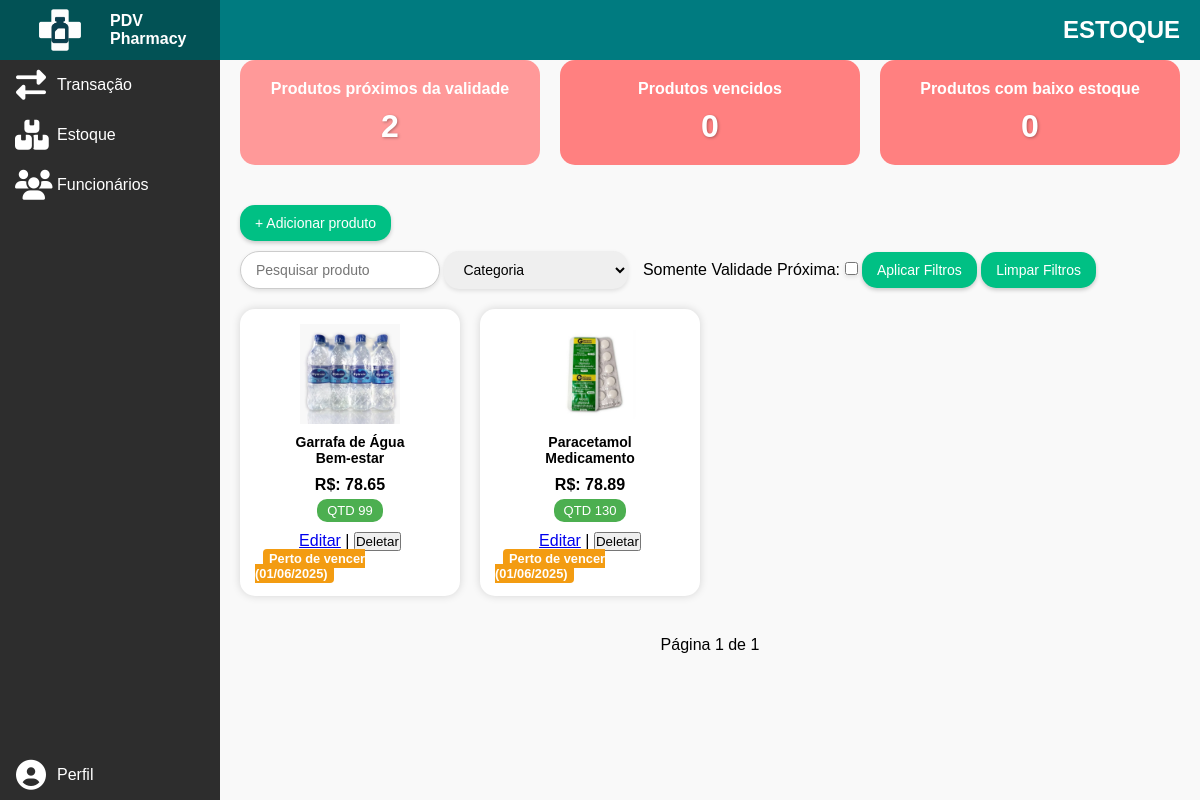
/estoque/listar/ (signed in), run on the app's committed database.
### estoque/models.py (models this page shows, shortened)
class Produto(models.Model):
    CATEGORIAS = [
        ('medicamento', 'Medicamento'),
        ('cosmetico', 'Cosmético'),
        ('suplemento', 'Suplemento'),
        ('higiene', 'Higiene Pessoal'),
        ('perfumaria', 'Perfumaria'),
        ('bem_estar', 'Bem-estar'),
        ('veterinario', 'Produtos Veterinários'),
    ]
    nome = models.CharField(max_length=100)
    descricao = models.TextField(blank=True)
    preco = models.DecimalField(max_digits=10, decimal_places=2)
    categoria = models.CharField(max_length=100, choices=CATEGORIAS)
    codigo_barras = models.CharField(max_length=100, unique=True)
    imagem = models.ImageField(upload_to='produtos/', blank=True, null=True)
    quantidade_estoque = models.PositiveIntegerField(default=0)

class Lote(models.Model):
    produto = models.ForeignKey(Produto, related_name='lotes', on_delete=models.CASCADE)
    data_entrada = models.DateField()
    data_validade = models.DateField()
    quantidade = models.IntegerField()

### estoque/views.py (the view)
# urls.py: path('listar/', views.listar_produtos, name='listar_produtos'),
@login_required
def listar_produtos(request):
    if not (eh_dono(request.user) or is_funcionario(request.user)):
        return redirect('login')
    query = request.GET.get('q', '')
    categoria_valor = request.GET.get('categoria', '')
    validade_proxima_filter_ativado = request.GET.get('validade_proxima', '') == 'true'
    hoje = timezone.now().date()
    dias_validade_proxima = 90
    limite_data_validade_proxima = hoje + timedelta(days=dias_validade_proxima)
    produtos_qs = Produto.objects.all().order_by('nome')
    if query:
        produtos_qs = produtos_qs.filter(
            Q(nome__icontains=query) | Q(codigo_barras__icontains=query)
        )
    if categoria_valor:
        produtos_qs = produtos_qs.filter(categoria=categoria_valor)
    lotes_proximos_vencimento_qset = Lote.objects.filter(
        produto__in=produtos_qs,
        data_validade__gte=hoje,
        data_validade__lte=limite_data_validade_proxima
    )
    produtos_com_lotes_proximos_vencimento = Produto.objects.filter(
        pk__in=lotes_proximos_vencimento_qset.values('produto__pk')
    ).distinct()
    if validade_proxima_filter_ativado:
        produtos_qs = produtos_qs.filter(id__in=produtos_com_lotes_proximos_vencimento.values('id'))
    produtos_para_exibir_com_status = []
    for produto in produtos_qs.distinct():
        produto_data = {
            'id': produto.id,
            'nome': produto.nome,
            'descricao': produto.descricao,
            'preco': produto.preco,
            'categoria': produto.categoria,
            'get_categoria_display': produto.get_categoria_display(),
            'codigo_barras': produto.codigo_barras,
            'imagem': produto.imagem,
            'quantidade_estoque': produto.quantidade_estoque,
            'status_validade': 'ok',
            'data_validade_mais_proxima': None,
        }
        lotes_do_produto_atual = produto.lotes.all()
        lote_mais_proximo_vencimento = None
        lote_vencido_mais_antigo = None
        for lote in lotes_do_produto_atual:
            if lote.data_validade < hoje:
                if lote_vencido_mais_antigo is None or lote.data_validade < lote_vencido_mais_antigo.data_validade:
                    lote_vencido_mais_antigo = lote
            elif lote.data_validade > hoje and lote.data_validade <= limite_data_validade_proxima:
                if lote_mais_proximo_vencimento is None or lote.data_validade < lote_mais_proximo_vencimento.data_validade:
                    lote_mais_proximo_vencimento = lote
        if lote_vencido_mais_antigo:
            produto_data['status_validade'] = 'vencido'
            produto_data['data_validade_mais_proxima'] = lote_vencido_mais_antigo.data_validade
        elif lote_mais_proximo_vencimento:
            produto_data['status_validade'] = 'perto_vencer'
            produto_data['data_validade_mais_proxima'] = lote_mais_proximo_vencimento.data_validade
        produtos_para_exibir_com_status.append(produto_data)
    paginator = Paginator(produtos_para_exibir_com_status, 10)
    page_number = request.GET.get('page')
    page_obj = paginator.get_page(page_number)
    perto_validade_count_geral = Lote.objects.filter(
        produto__in=produtos_qs,
        data_validade__gt=hoje,
        data_validade__lte=limite_data_validade_proxima
    ).count()
    vencidos_count_geral = Lote.objects.filter(
        produto__in=produtos_qs,
        data_validade__lt=hoje
    ).count()
    baixa_quantidade_count_geral = produtos_qs.filter(
        quantidade_estoque__lte=5
    ).count()
    total_produtos_filtrados = produtos_qs.count()
    lotes_filtrados_total = Lote.objects.filter(produto__in=produtos_qs)
    total_lotes_filtrados = lotes_filtrados_total.count()
    quantidade_total_itens_filtrados = lotes_filtrados_total.aggregate(Sum('quantidade'))['quantidade__sum'] or 0
    valor_total_estoque_filtrado = lotes_filtrados_total.annotate(
        valor_lote=ExpressionWrapper(F('quantidade') * F('produto__preco'), output_field=DecimalField())
    ).aggregate(Sum('valor_lote'))['valor_lote__sum'] or 0.00
    count_produtos_com_validade_proxima = produtos_com_lotes_proximos_vencimento.count()
    context = {
        'page_obj': page_obj,
        'query_param': query,
        'categoria_param': categoria_valor,
        'todas_categorias': Produto.CATEGORIAS,
        'validade_proxima_param_ativado': validade_proxima_filter_ativado,
        'total_produtos_exibidos': total_produtos_filtrados,
        'total_lotes_exibidos': total_lotes_filtrados,
        'quantidade_total_itens_exibidos': quantidade_total_itens_filtrados,
        'valor_total_estoque_exibido': valor_total_estoque_filtrado,
        'produtos_com_validade_proxima_exibidos': count_produtos_com_validade_proxima,
        'dias_para_validade_proxima': dias_validade_proxima,
        'perto_validade_count_geral': perto_validade_count_geral,
        'vencidos_count_geral': vencidos_count_geral,
        'baixa_quantidade_count_geral': baixa_quantidade_count_geral,
        'hoje': hoje,
        'is_dono': eh_dono(request.user),
    }
    return render(request, 'estoque/listar_produtos.html', context)

### estoque/views.py (called while the page is built)
def eh_dono(user):
    return user.groups.filter(name='dono').exists()

### templates/estoque/listar_produtos.html (shortened to what this page needs)
{% load static %}
<html lang="pt">
<head>
    <link rel="stylesheet" href="{% static 'css/style_estoque.css' %}">
    <link
        rel="stylesheet"
        href="https://cdnjs.cloudflare.com/ajax/libs/font-awesome/6.4.0/css/all.min.css"
    />
    {% load tz %}
</head>
<body>
<div class="sidebar">
    <div class="sidebar-top">
        <img src="{% static 'img/logo-icon.png' %}" alt="Logo PDV Farma" class="logo">
        <span class="logo-text">PDV Pharmacy</span>
    </div>
    <a href="#"><i class="fas fa-exchange-alt"></i><span>Transação</span></a>
    <a href="{% url 'listar_produtos' %}"><i class="fas fa-boxes"></i><span>Estoque</span></a>
    {% if is_dono %}
        <a href="{% url 'listar_funcionarios' %}"> <i class="fas fa-users"></i> <span>Funcionários</span></a>
    {% endif %}
    <a href="#" class="perfil-link"><i class="fas fa-user-circle"></i><span>Perfil</span></a>
</div>
<div class="main-content">
    <div class="topbar">
        ESTOQUE
    </div>
    <div class="indicators">
        <div class="card orange">
            Produtos próximos da validade<br><strong>{{ perto_validade_count_geral }}</strong>
        </div>
        <div class="card red">
            Produtos vencidos<br><strong>{{ vencidos_count_geral }}</strong>
        </div>
        <div class="card red">
            Produtos com baixo estoque<br><strong>{{ baixa_quantidade_count_geral }}</strong>
        </div>
    </div>
    <div class="controls">
        {% if is_dono %}
            <a href="{% url 'criar_produto' %}"><button>+ Adicionar produto</button></a>
        {% endif %}
        <form method="GET" action="{% url 'listar_produtos' %}" style="display: inline;">
            <input type="text" name="q" value="{{ query_param }}" placeholder="Pesquisar produto">
            <select name="categoria">
                <option value="">Categoria</option>
            </select>
            <label for="id_validade_proxima" style="margin-left: 10px;">Somente Validade Próxima:</label>
            <input type="checkbox" id="id_validade_proxima" name="validade_proxima" value="true" {% if validade_proxima_param_ativado %}checked{% endif %}>
            <button type="submit">Aplicar Filtros</button>
            <a href="{% url 'listar_produtos' %}"><button type="button">Limpar Filtros</button></a>
        </form>
    </div>
    <div class="products">
        {% for produto in page_obj %}
        <div class="product-card">
            {% if produto.imagem %}
            <img src="{{ produto.imagem.url }}" alt="{{ produto.nome }}" width="150" />
            {% else %}
            <p>Sem imagem</p>
            {% endif %}
            <h3>{{ produto.nome }}<br>{{ produto.get_categoria_display }}</h3>
            <div class="price">R$: {{ produto.preco|floatformat:2 }}</div>
            <div class="qty
                {% if produto.quantidade_estoque > 12 %}
                    qty-green
                {% elif produto.quantidade_estoque > 5 %}
                    qty-yellow
                {% else %}
                    qty-red
                {% endif %}
            ">
            QTD {{ produto.quantidade_estoque }}
            </div>
            {% if is_dono %}
                <div class="actions" style="margin-top: 10px;">
                    <a href="{% url 'atualizar_produto' produto.id %}">Editar</a> |
                    <form method="post" action="{% url 'deletar_produto' produto.id %}" style="display:inline;">
                        <button type="submit">Deletar</button>
                    </form>
                </div>
            {% endif %}
            <div>
                {% if produto.status_validade == 'vencido' %}
                    <span class="badge badge-red">VENCIDO ({{ produto.data_validade_mais_proxima|date:"d/m/Y" }})</span>
                {% elif produto.status_validade == 'perto_vencer' %}
                    <span class="badge badge-yellow">Perto de vencer ({{ produto.data_validade_mais_proxima|date:"d/m/Y" }})</span>
                {% else %}
                    <span>Validade OK</span>
                {% endif %}
            </div>
        </div>
        {% empty %}
        <p>Nenhum produto encontrado.</p>
        {% endfor %}
    </div>
    <div class="paginacao" style="text-align: center; margin: 20px;">
        <span>Página {{ page_obj.number }} de {{ page_obj.paginator.num_pages }}</span>
    </div>
</div>
</body>
</html>

### static/css/style_estoque.css (style rules this page uses)
* { margin: 0; padding: 0; box-sizing: border-box; font-family: 'Arial', sans-serif; }
body { display: flex; height: 100vh; background-color: #f0f0f0; }
.sidebar { width: 220px; background-color: #2d2d2d; color: white; display: flex; flex-direction: column; height: 100vh; justify-content: space-between; }
.sidebar-top { background-color: #025255; height: 60px; width: 100%; display: flex; align-items: center; gap: 10px; padding: 0 20px; }
.sidebar-top .logo { width: 80px; height: 80px; object-fit: contain; }
.sidebar-top .logo-text { font-weight: bold; font-size: 16px; color: white; }
.sidebar a { display: flex; align-items: center; gap: 10px; color: white; text-decoration: none; font-size: 16px; padding: 10px 15px; border-radius: 8px; cursor: pointer; transition: background-color 0.3s ease; }
.sidebar a i { font-size: 30px; width: 32px; text-align: center; }
.perfil-link { margin-top: auto; padding: 10px 15px; border-radius: 8px; display: flex; align-items: center; gap: 10px; cursor: pointer; transition: background-color 0.3s ease; }
.perfil-link i { font-size: 18px; width: 20px; text-align: center; }
.main-content { flex: 1; display: flex; flex-direction: column; background-color: #f9f9f9; }
.topbar { background-color: #007b80; height: 60px; color: white; display: flex; align-items: center; justify-content: flex-end; font-size: 24px; font-weight: bold; padding: 0 20px; }
.controls { display: flex; align-items: center; padding: 20px; gap: 10px; flex-wrap: wrap; }
.controls button, .controls input, .controls select { border: none; padding: 10px 15px; border-radius: 15px; font-size: 14px; outline: none; box-shadow: 0 2px 4px rgba(0,0,0,0.1); }
.controls button { background-color: #00c084; color: white; cursor: pointer; box-shadow: 0 2px 4px rgba(0,0,0,0.2); }
.controls input[type="text"] { background-color: white; border: 1px solid #ccc; padding: 10px 15px; border-radius: 20px; width: 200px; box-shadow: 0 2px 4px rgba(0,0,0,0.1); }
.indicators { display: flex; gap: 20px; padding: 0 20px 20px; }
.indicators .card { flex: 1; border-radius: 15px; padding: 20px; color: white; text-align: center; font-weight: bold; font-size: 16px; }
.indicators .card strong { display: block; font-size: 32px; margin-top: 10px; color: white; text-shadow: 1px 1px 3px rgba(0,0,0,0.3); font-weight: 900; }
.indicators .red { background-color: #ff8080; }
.indicators .orange { background-color: #ff9999; }
.products { display: grid; grid-template-columns: repeat(auto-fill, minmax(220px, 1fr)); gap: 20px; padding: 0 20px 20px; }
.product-card { background-color: white; border-radius: 15px; padding: 15px; box-shadow: 0 0 8px rgba(0, 0, 0, 0.15); display: flex; flex-direction: column; align-items: center; position: relative; }
.product-card img { width: 100px; margin-bottom: 10px; }
.product-card h3 { font-size: 14px; text-align: center; }
.product-card .price { font-weight: bold; font-size: 16px; margin-top: 10px; }
.product-card .qty { color: white; padding: 4px 10px; border-radius: 10px; font-size: 13px; margin-top: 5px; }
.product-card .qty { background-color: #ff6b6b; }
.product-card .qty-green { background-color: #4caf50; }
.badge { font-weight: bold; padding: 2px 6px; border-radius: 4px; color: white; font-size: 0.8rem; margin-left: 8px; }
.badge-yellow { background-color: #f39c12; }

### data on the page
Produto: nome "Garrafa de Água", preco "78.65"
Lote: data_validade_mais_proxima "01/06/2025"
Produto: shows a picture, nome "Paracetamol", categoria "Medicamento", preco "78.89", quantidade_estoque "130", data_validade_mais_proxima "01/06/2025"

### other printed values
{{ perto_validade_count_geral }} "2"
{{ vencidos_count_geral }} "0"
{{ baixa_quantidade_count_geral }} "0"
{{ produto.get_categoria_display }} "Bem-estar"
{{ produto.quantidade_estoque }} "99"
{{ page_obj.number }} "1"
{{ page_obj.paginator.num_pages }} "1"
